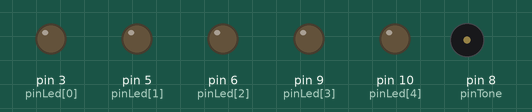
Simulated run of this sketch. Board: Arduino Uno, built with avr-gcc and run on an emulated ATmega328P. On the bench: output pins drawn as LEDs (lit = HIGH), buzzer (waves = sounding).

Above: at 0.06 s.
At 5.35 s:
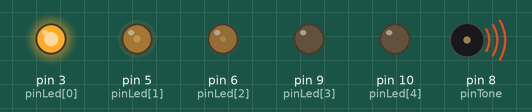
At 10.54 s:
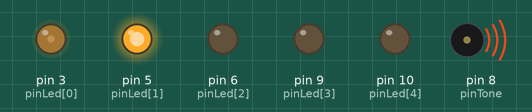
At 19.97 s:
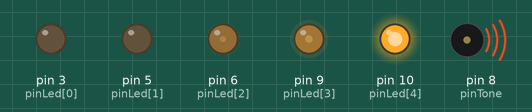
At 29.18 s:
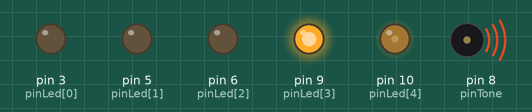
At 39.88 s:
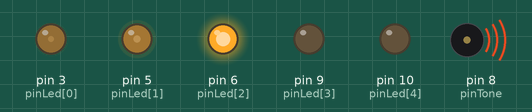
Timing chart, 0 to 40.0 s (numbered marks = the images above):
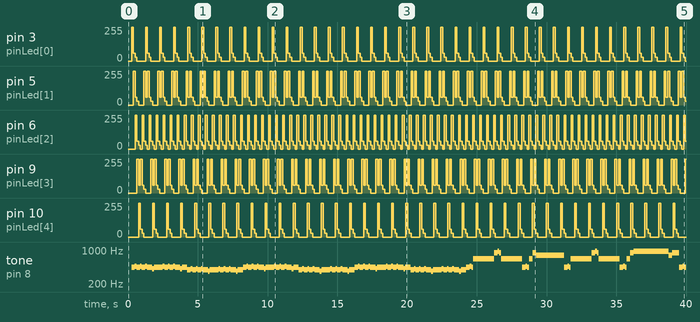

Measured:
- by itself, pin 3 (pinLed[0]), pin 10 (pinLed[4]): repeats every 1.0 s: 60/255 0.13 s, 30/255 0.13 s, 0/255 0.63 s, 255/255 0.13 s
- by itself, pin 5 (pinLed[1]): repeats every 1.0 s: 60/255 0.13 s, 30/255 0.13 s, 0/255 0.38 s, 255/255 0.13 s, 60/255 0.13 s, 255/255 0.13 s
- by itself, pin 6 (pinLed[2]): repeats every 0.50 s: 60/255 0.13 s, 30/255 0.13 s, 0/255 0.13 s, 255/255 0.13 s
- by itself, pin 9 (pinLed[3]): repeats every 1.0 s: 60/255 0.13 s, 255/255 0.13 s, 60/255 0.13 s, 30/255 0.13 s, 0/255 0.38 s, 255/255 0.13 s
- by itself, tone on pin 8 (pinTone): plays 440 Hz for 0.25 s, 466 Hz for 0.12 s, 440 Hz for 0.25 s, 466 Hz for 0.12 s, 440 Hz for 0.25 s, 466 Hz for 0.12 s … (135 notes in this stretch)

The sketch:

rider.ino
```cpp
#define NOTE_B0  31
#define NOTE_C1  33
#define NOTE_CS1 35
#define NOTE_D1  37
#define NOTE_DS1 39
#define NOTE_E1  41
#define NOTE_F1  44
#define NOTE_FS1 46
#define NOTE_G1  49
#define NOTE_GS1 52
#define NOTE_A1  55
#define NOTE_AS1 58
#define NOTE_B1  62
#define NOTE_C2  65
#define NOTE_CS2 69
#define NOTE_D2  73
#define NOTE_DS2 78
#define NOTE_E2  82
#define NOTE_F2  87
#define NOTE_FS2 93
#define NOTE_G2  98
#define NOTE_GS2 104
#define NOTE_A2  110
#define NOTE_AS2 117
#define NOTE_B2  123
#define NOTE_C3  131
#define NOTE_CS3 139
#define NOTE_D3  147
#define NOTE_DS3 156
#define NOTE_E3  165
#define NOTE_F3  175
#define NOTE_FS3 185
#define NOTE_G3  196
#define NOTE_GS3 208
#define NOTE_A3  220
#define NOTE_AS3 233
#define NOTE_B3  247
#define NOTE_C4  262
#define NOTE_CS4 277
#define NOTE_D4  294
#define NOTE_DS4 311
#define NOTE_E4  330
#define NOTE_F4  349
#define NOTE_FS4 370
#define NOTE_G4  392
#define NOTE_GS4 415
#define NOTE_A4  440
#define NOTE_AS4 466
#define NOTE_B4  494
#define NOTE_C5  523
#define NOTE_CS5 554
#define NOTE_D5  587
#define NOTE_DS5 622
#define NOTE_E5  659
#define NOTE_F5  698
#define NOTE_FS5 740
#define NOTE_G5  784
#define NOTE_GS5 831
#define NOTE_A5  880
#define NOTE_AS5 932
#define NOTE_B5  988
#define NOTE_C6  1047
#define NOTE_CS6 1109
#define NOTE_D6  1175
#define NOTE_DS6 1245
#define NOTE_E6  1319
#define NOTE_F6  1397
#define NOTE_FS6 1480
#define NOTE_G6  1568
#define NOTE_GS6 1661
#define NOTE_A6  1760
#define NOTE_AS6 1865
#define NOTE_B6  1976
#define NOTE_C7  2093
#define NOTE_CS7 2217
#define NOTE_D7  2349
#define NOTE_DS7 2489
#define NOTE_E7  2637
#define NOTE_F7  2794
#define NOTE_FS7 2960
#define NOTE_G7  3136
#define NOTE_GS7 3322
#define NOTE_A7  3520
#define NOTE_AS7 3729
#define NOTE_B7  3951
#define NOTE_C8  4186
#define NOTE_CS8 4435
#define NOTE_D8  4699
#define NOTE_DS8 4978

const int pinTone = 8;

typedef struct {
  int note;
  int tempo;
} notesType;

const notesType aNotes[] = {
    // 1
    {NOTE_A4, 250}, {NOTE_AS4, 125}, {NOTE_A4, 125},
    {NOTE_A4, 125}, {NOTE_AS4, 125}, {NOTE_A4, 125}, {NOTE_A4, 125},
    {NOTE_AS4, 125}, {NOTE_A4, 125}, {NOTE_A4, 125}, {NOTE_A4, 125},
    {NOTE_GS4, 125}, {NOTE_A4, 125}, {NOTE_A4, 125}, {NOTE_A4, 125},
    {NOTE_A4, 250}, {NOTE_AS4, 125}, {NOTE_A4, 125},
    {NOTE_A4, 125}, {NOTE_AS4, 125}, {NOTE_A4, 125}, {NOTE_A4, 125},
    {NOTE_AS4, 125}, {NOTE_A4, 125}, {NOTE_A4, 125}, {NOTE_A4, 125},
    {NOTE_GS4, 125}, {NOTE_A4, 125}, {NOTE_A4, 125}, {NOTE_A4, 125},
    {NOTE_G4, 250}, {NOTE_GS4, 125}, {NOTE_G4, 125},
    {NOTE_G4, 125}, {NOTE_GS4, 125}, {NOTE_G4, 125}, {NOTE_G4, 125},
    {NOTE_GS4, 125}, {NOTE_G4, 125}, {NOTE_G4, 125}, {NOTE_G4, 125},
    {NOTE_FS4, 125}, {NOTE_G4, 125}, {NOTE_G4, 125}, {NOTE_G4, 125},
    {NOTE_G4, 250}, {NOTE_GS4, 125}, {NOTE_G4, 125},
    {NOTE_G4, 125}, {NOTE_GS4, 125}, {NOTE_G4, 125}, {NOTE_G4, 125},
    {NOTE_GS4, 125}, {NOTE_G4, 125}, {NOTE_G4, 125}, {NOTE_G4, 125},
    {NOTE_FS4, 125}, {NOTE_G4, 125}, {NOTE_G4, 125}, {NOTE_G4, 125},
    // 2
    {NOTE_A4, 250}, {NOTE_AS4, 125}, {NOTE_A4, 125},
    {NOTE_A4, 125}, {NOTE_AS4, 125}, {NOTE_A4, 125}, {NOTE_A4, 125},
    {NOTE_AS4, 125}, {NOTE_A4, 125}, {NOTE_A4, 125}, {NOTE_A4, 125},
    {NOTE_GS4, 125}, {NOTE_A4, 125}, {NOTE_A4, 125}, {NOTE_A4, 125},
    {NOTE_A4, 250}, {NOTE_AS4, 125}, {NOTE_A4, 125},
    {NOTE_A4, 125}, {NOTE_AS4, 125}, {NOTE_A4, 125}, {NOTE_A4, 125},
    {NOTE_AS4, 125}, {NOTE_A4, 125}, {NOTE_A4, 125}, {NOTE_A4, 125},
    {NOTE_GS4, 125}, {NOTE_A4, 125}, {NOTE_A4, 125}, {NOTE_A4, 125},
    {NOTE_G4, 250}, {NOTE_GS4, 125}, {NOTE_G4, 125},
    {NOTE_G4, 125}, {NOTE_GS4, 125}, {NOTE_G4, 125}, {NOTE_G4, 125},
    {NOTE_GS4, 125}, {NOTE_G4, 125}, {NOTE_G4, 125}, {NOTE_G4, 125},
    {NOTE_FS4, 125}, {NOTE_G4, 125}, {NOTE_G4, 125}, {NOTE_G4, 125},
    {NOTE_G4, 250}, {NOTE_GS4, 125}, {NOTE_G4, 125},
    {NOTE_G4, 125}, {NOTE_GS4, 125}, {NOTE_G4, 125}, {NOTE_G4, 125},
    {NOTE_GS4, 125}, {NOTE_G4, 125}, {NOTE_G4, 125}, {NOTE_G4, 125},
    {NOTE_FS4, 125}, {NOTE_G4, 125}, {NOTE_G4, 125}, {NOTE_G4, 125},
    // 3
    {NOTE_A4, 250}, {NOTE_AS4, 125}, {NOTE_A4, 125},
    {NOTE_A4, 125}, {NOTE_AS4, 125}, {NOTE_A4, 125}, {NOTE_A4, 125},
    {NOTE_AS4, 125}, {NOTE_A4, 125}, {NOTE_A4, 125}, {NOTE_A4, 125},
    {NOTE_GS4, 125}, {NOTE_A4, 125}, {NOTE_A4, 125}, {NOTE_A4, 125},
    {NOTE_A4, 250}, {NOTE_AS4, 125}, {NOTE_A4, 125},
    {NOTE_A4, 125}, {NOTE_AS4, 125}, {NOTE_A4, 125}, {NOTE_A4, 125},
    {NOTE_AS4, 125}, {NOTE_A4, 125}, {NOTE_A4, 125}, {NOTE_A4, 125},
    {NOTE_GS4, 125}, {NOTE_A4, 125}, {NOTE_A4, 125}, {NOTE_A4, 125},
    {NOTE_G4, 250}, {NOTE_GS4, 125}, {NOTE_G4, 125},
    {NOTE_G4, 125}, {NOTE_GS4, 125}, {NOTE_G4, 125}, {NOTE_G4, 125},
    {NOTE_GS4, 125}, {NOTE_G4, 125}, {NOTE_G4, 125}, {NOTE_G4, 125},
    {NOTE_FS4, 125}, {NOTE_G4, 125}, {NOTE_G4, 125}, {NOTE_G4, 125},
    {NOTE_G4, 250}, {NOTE_GS4, 125}, {NOTE_G4, 125},
    {NOTE_G4, 125}, {NOTE_GS4, 125}, {NOTE_G4, 125}, {NOTE_G4, 125},
    {NOTE_GS4, 125}, {NOTE_G4, 125}, {NOTE_G4, 125}, {NOTE_G4, 125},
    {NOTE_FS4, 125}, {NOTE_G4, 125}, {NOTE_G4, 125}, {NOTE_G4, 125},
    // solo
    {NOTE_A4, 250}, {NOTE_AS4, 125}, {NOTE_A4, 125}, {NOTE_E5, 1500},
    {NOTE_A5, 250}, {NOTE_AS5, 125}, {NOTE_A5, 125}, {NOTE_E5, 1500},
    {NOTE_A4, 250}, {NOTE_AS4, 125}, {NOTE_A4, 125}, {NOTE_E5, 250}, {NOTE_A5, 250}, {NOTE_G5, 2000},
    {NOTE_A4, 250}, {NOTE_AS4, 125}, {NOTE_A4, 125}, {NOTE_E5, 1500},
    {NOTE_A5, 250}, {NOTE_AS5, 125}, {NOTE_A5, 125}, {NOTE_E5, 1500},
    {NOTE_A4, 250}, {NOTE_AS4, 125}, {NOTE_A4, 125}, {NOTE_E5, 250}, {NOTE_A5, 250}, {NOTE_AS5, 2500}, {NOTE_G5, 250}, {NOTE_A5, 500}
};

/* NOTES */
int noteIndex = -1;
int totalNotes;

unsigned long tonePrevTime = 0;
int noteDelay = aNotes[(noteIndex + 1)].tempo;


/* LEDS */
const int pinLed[] = {3, 5, 6, 9, 10};


int ledIndex = 0;
int ledOrder = 1;
const int ledHighValue = 255;
const int fadeTick = 30;
const int ledFadeValue = 2*fadeTick;
int totalLeds;
int ledValues[5] = {0, 0,0 ,0, 0};

unsigned long ledPrevTime = 0;
const int ledDelay = 125;

unsigned long curTime = 0;

/* SETUP */
void setup() {

    pinMode(pinTone, OUTPUT);
    totalLeds = sizeof(pinLed) / sizeof(int);
    totalNotes = sizeof(aNotes) / sizeof(notesType);

}
/* LOOP */
void loop() {

    //unsigned long curTime = millis();
    curTime = millis();
    /* LEDS */
    if(curTime - ledPrevTime > ledDelay) {
        ledPrevTime = curTime;
        for(int i = 0; i < totalLeds; i++){
          int val = ledValues[i];
          analogWrite(pinLed[i], val);
          if(val == ledHighValue){ledValues[i] = ledFadeValue;}
          else if (val <= ledFadeValue && val > 0){ ledValues[i] -= fadeTick;}

        }
        //move index
        ledValues[ledIndex] = ledHighValue;
        if(ledIndex == 0 && ledOrder == -1) ledOrder = 1;
        if(ledIndex == totalLeds-1 && ledOrder) ledOrder = -1;
        ledIndex = ledIndex + ledOrder;
    }


    /* NOTES AND TONES */
    if(curTime - tonePrevTime >= noteDelay) {
        noteIndex++;
        tonePrevTime = curTime;
        noTone(pinTone);
        tone(pinTone, aNotes[noteIndex].note, aNotes[noteIndex].tempo);

        noteDelay = aNotes[noteIndex].tempo;

        if(noteIndex >= totalNotes) {
            noteIndex = -1;
            noteDelay = 10;
        }
    }

}

/**
 * Reset tones
 */
void resetTones() {
    noteIndex = -1;
    noteDelay = aNotes[(noteIndex + 1)].tempo;
}
```
